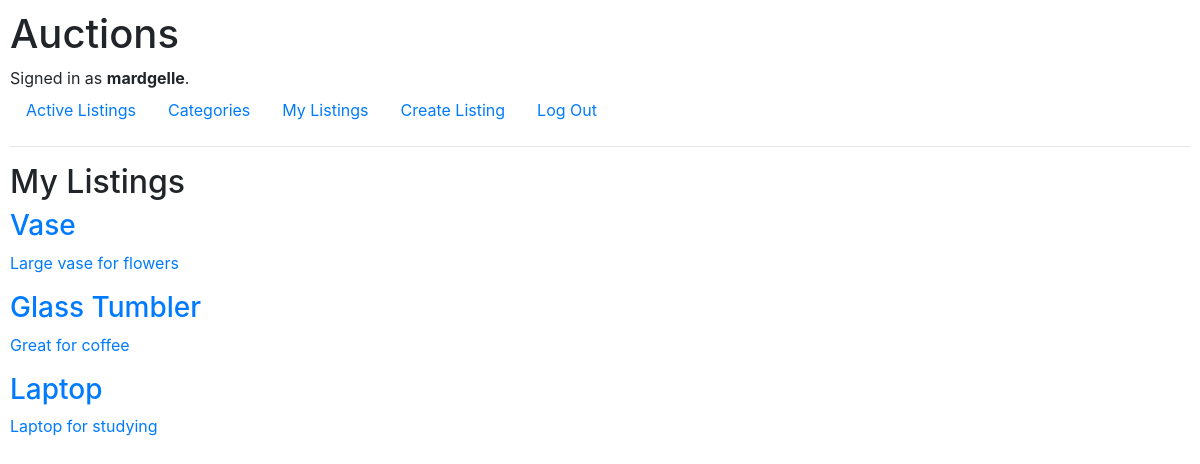
Screenshot of /my_listings (signed in) with the database file from the repository.
### auctions/models.py (models this page shows, shortened)
class User(AbstractUser):
    pass

class Listing(models.Model):
    title = models.TextField()
    description = models.TextField()
    categories = models.ManyToManyField('Category', related_name='listings', blank=True)
    user = models.ManyToManyField(User, related_name="listings")
    price = models.DecimalField(max_digits=1000, decimal_places=2)

### auctions/views.py (the view)
# urls.py: path("my_listings", views.my_listings, name="my_listings"),
def my_listings(request):
    try:
        user = request.user
        listings = Listing.objects.filter(user=user)
    except:
        return render(request, "auctions/index.html")
    if listings is not None:
        return render(request, "auctions/my_listings.html", {
        "listings": listings
        })
    else:
        return render(request, "auctions/my_listings.html", {
        "message": "No listings available"
        })

### auctions/templates/auctions/my_listings.html (shortened to what this page needs)
{% extends "auctions/layout.html" %}
{% block body %}
<h2>My Listings</h2>
{% for listing in listings %}
    <a href="{% url 'view_listing' listing.id %}">
      <div>
        <h3>{{ listing.title }}</h3>
        <p>{{ listing.description }}</p>
      </div>
    </a>
{% endfor %}
{% endblock%}

### auctions/templates/auctions/layout.html (shortened to what this page needs)
{% load static %}
<!DOCTYPE html>
<html lang="en">
    <head>
        <link rel="stylesheet" href="https://stackpath.bootstrapcdn.com/bootstrap/4.4.1/css/bootstrap.min.css">
        <link href="{% static 'auctions/styles.css' %}" rel="stylesheet">
    </head>
    <body>
        <h1>Auctions</h1>
        <div>
            {% if user.is_authenticated %}
                Signed in as <strong>{{ user.username }}</strong>.
            {% else %}
                Not signed in.
            {% endif %}
        </div>
        <ul class="nav">
            <li class="nav-item">
                <a class="nav-link" href="{% url 'index' %}">Active Listings</a>
            </li>
            <li class="nav-item">
              <a href="{% url 'categories'%}" class="nav-link">Categories</a>
            </li>
            {% if user.is_authenticated %}
                <li class="nav-item">
                  <a href="{% url 'my_listings' %}" class="nav-link">My Listings</a>
                </li>
                <li class="nav-item">
                  <a href="{% url 'new_listing' %}" class="nav-link">Create Listing</a>
                </li>
                <li class="nav-item">
                  <a class="nav-link" href="{% url 'logout' %}">Log Out</a>
                </li>
            {% endif %}
        </ul>
        <hr>
        {% block body %}
        {% endblock %}
    </body>
</html>

### auctions/static/auctions/styles.css (style rules this page uses)
body { padding: 10px; }

### rows the page displays
User: username "mardgelle"
Listing: title "Vase", description "Large vase for flowers"
Listing: title "Glass Tumbler", description "Great for coffee"
Listing: title "Laptop", description "Laptop for studying"
